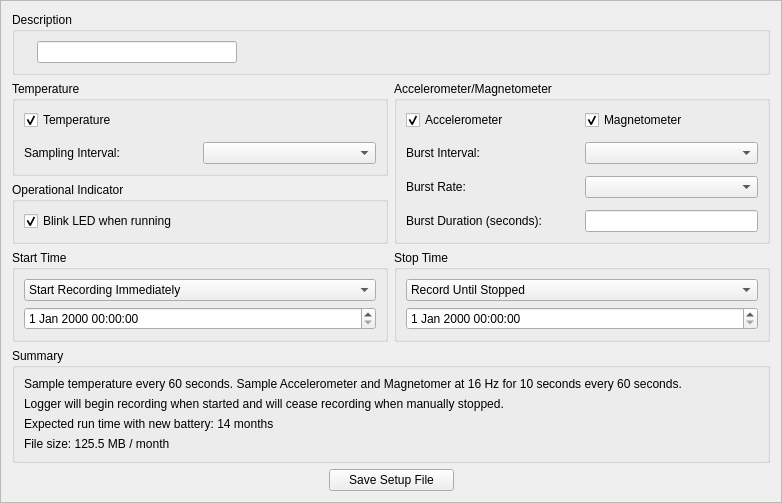
<?xml version="1.0" encoding="UTF-8"?>
<ui version="4.0">
 <class>Frame</class>
 <widget class="QFrame" name="Frame">
  <property name="geometry">
   <rect>
    <x>0</x>
    <y>0</y>
    <width>782</width>
    <height>493</height>
   </rect>
  </property>
  <property name="windowTitle">
   <string>Frame</string>
  </property>
  <property name="frameShape">
   <enum>QFrame::StyledPanel</enum>
  </property>
  <property name="frameShadow">
   <enum>QFrame::Raised</enum>
  </property>
  <layout class="QGridLayout" name="gridLayout" rowstretch="2,4,3,2,1,0">
   <item row="0" column="0" colspan="2">
    <widget class="QGroupBox" name="groupBox_6">
     <property name="title">
      <string>Description</string>
     </property>
     <layout class="QHBoxLayout" name="horizontalLayout">
      <item>
       <widget class="QLabel" name="label_12">
        <property name="text">
         <string/>
        </property>
       </widget>
      </item>
      <item>
       <widget class="QLineEdit" name="lineEdit_file_name">
        <property name="sizePolicy">
         <sizepolicy hsizetype="Fixed" vsizetype="Fixed">
          <horstretch>0</horstretch>
          <verstretch>0</verstretch>
         </sizepolicy>
        </property>
        <property name="minimumSize">
         <size>
          <width>200</width>
          <height>0</height>
         </size>
        </property>
        <property name="maximumSize">
         <size>
          <width>200</width>
          <height>16777215</height>
         </size>
        </property>
       </widget>
      </item>
      <item>
       <spacer name="horizontalSpacer">
        <property name="orientation">
         <enum>Qt::Horizontal</enum>
        </property>
        <property name="sizeHint" stdset="0">
         <size>
          <width>40</width>
          <height>20</height>
         </size>
        </property>
       </spacer>
      </item>
     </layout>
    </widget>
   </item>
   <item row="1" column="0">
    <widget class="QGroupBox" name="groupBox">
     <property name="title">
      <string>Temperature</string>
     </property>
     <layout class="QGridLayout" name="gridLayout_4" columnstretch="1,1">
      <property name="verticalSpacing">
       <number>12</number>
      </property>
      <item row="1" column="1">
       <widget class="QComboBox" name="comboBox_temp_interval"/>
      </item>
      <item row="1" column="0">
       <widget class="QLabel" name="label_5">
        <property name="text">
         <string>Sampling Interval:</string>
        </property>
       </widget>
      </item>
      <item row="2" column="0">
       <spacer name="verticalSpacer">
        <property name="orientation">
         <enum>Qt::Vertical</enum>
        </property>
        <property name="sizeHint" stdset="0">
         <size>
          <width>20</width>
          <height>40</height>
         </size>
        </property>
       </spacer>
      </item>
      <item row="0" column="0" colspan="2">
       <widget class="QCheckBox" name="checkBox_temperature">
        <property name="text">
         <string>Temperature</string>
        </property>
        <property name="checked">
         <bool>true</bool>
        </property>
       </widget>
      </item>
     </layout>
    </widget>
   </item>
   <item row="3" column="0">
    <widget class="QGroupBox" name="groupBox_3">
     <property name="title">
      <string>Start Time</string>
     </property>
     <layout class="QGridLayout" name="gridLayout_6">
      <item row="0" column="0">
       <widget class="QComboBox" name="comboBox_start_time">
        <item>
         <property name="text">
          <string>Start Recording Immediately</string>
         </property>
        </item>
       </widget>
      </item>
      <item row="1" column="0">
       <widget class="QDateTimeEdit" name="dateTimeEdit_start_time"/>
      </item>
     </layout>
    </widget>
   </item>
   <item row="3" column="1">
    <widget class="QGroupBox" name="groupBox_4">
     <property name="title">
      <string>Stop Time</string>
     </property>
     <layout class="QGridLayout" name="gridLayout_7">
      <item row="0" column="0">
       <widget class="QComboBox" name="comboBox_end_time">
        <item>
         <property name="text">
          <string>Record Until Stopped</string>
         </property>
        </item>
       </widget>
      </item>
      <item row="1" column="0">
       <widget class="QDateTimeEdit" name="dateTimeEdit_end_time"/>
      </item>
     </layout>
    </widget>
   </item>
   <item row="5" column="0" colspan="2">
    <layout class="QHBoxLayout" name="horizontalLayout_2">
     <item>
      <spacer name="horizontalSpacer_2">
       <property name="orientation">
        <enum>Qt::Horizontal</enum>
       </property>
       <property name="sizeHint" stdset="0">
        <size>
         <width>40</width>
         <height>20</height>
        </size>
       </property>
      </spacer>
     </item>
     <item>
      <widget class="QPushButton" name="pushButton_save">
       <property name="minimumSize">
        <size>
         <width>125</width>
         <height>0</height>
        </size>
       </property>
       <property name="text">
        <string>Save Setup File</string>
       </property>
      </widget>
     </item>
     <item>
      <spacer name="horizontalSpacer_3">
       <property name="orientation">
        <enum>Qt::Horizontal</enum>
       </property>
       <property name="sizeHint" stdset="0">
        <size>
         <width>40</width>
         <height>20</height>
        </size>
       </property>
      </spacer>
     </item>
    </layout>
   </item>
   <item row="4" column="0" colspan="2">
    <widget class="QGroupBox" name="groupBox_5">
     <property name="title">
      <string>Summary</string>
     </property>
     <layout class="QGridLayout" name="gridLayout_8">
      <item row="3" column="0">
       <widget class="QLabel" name="label_11">
        <property name="text">
         <string>File size: 125.5 MB / month</string>
        </property>
       </widget>
      </item>
      <item row="2" column="0">
       <widget class="QLabel" name="label_10">
        <property name="text">
         <string>Expected run time with new battery: 14 months</string>
        </property>
       </widget>
      </item>
      <item row="0" column="0">
       <widget class="QLabel" name="label_9">
        <property name="text">
         <string>Sample temperature every 60 seconds. Sample Accelerometer and Magnetomer at 16 Hz for 10 seconds every 60 seconds. </string>
        </property>
        <property name="wordWrap">
         <bool>true</bool>
        </property>
       </widget>
      </item>
      <item row="1" column="0">
       <widget class="QLabel" name="label_13">
        <property name="text">
         <string>Logger will begin recording when started and will cease recording when manually stopped.</string>
        </property>
       </widget>
      </item>
     </layout>
    </widget>
   </item>
   <item row="2" column="0">
    <widget class="QGroupBox" name="groupBox_7">
     <property name="title">
      <string>Operational Indicator</string>
     </property>
     <layout class="QVBoxLayout" name="verticalLayout">
      <item>
       <widget class="QCheckBox" name="checkBox_led">
        <property name="text">
         <string>Blink LED when running</string>
        </property>
        <property name="checked">
         <bool>true</bool>
        </property>
       </widget>
      </item>
     </layout>
    </widget>
   </item>
   <item row="1" column="1" rowspan="2">
    <widget class="QGroupBox" name="groupBox_2">
     <property name="title">
      <string>Accelerometer/Magnetometer</string>
     </property>
     <layout class="QGridLayout" name="gridLayout_5" columnstretch="1,1">
      <property name="verticalSpacing">
       <number>12</number>
      </property>
      <item row="0" column="0">
       <widget class="QCheckBox" name="checkBox_accelerometer">
        <property name="text">
         <string>Accelerometer</string>
        </property>
        <property name="checked">
         <bool>true</bool>
        </property>
       </widget>
      </item>
      <item row="3" column="1">
       <widget class="QLineEdit" name="lineEdit_burst_duration">
        <property name="sizePolicy">
         <sizepolicy hsizetype="Preferred" vsizetype="Fixed">
          <horstretch>0</horstretch>
          <verstretch>0</verstretch>
         </sizepolicy>
        </property>
       </widget>
      </item>
      <item row="2" column="0">
       <widget class="QLabel" name="label_6">
        <property name="text">
         <string>Burst Rate:</string>
        </property>
       </widget>
      </item>
      <item row="1" column="0">
       <widget class="QLabel" name="label_7">
        <property name="text">
         <string>Burst Interval:</string>
        </property>
       </widget>
      </item>
      <item row="0" column="1">
       <widget class="QCheckBox" name="checkBox_magnetometer">
        <property name="text">
         <string>Magnetometer</string>
        </property>
        <property name="checked">
         <bool>true</bool>
        </property>
       </widget>
      </item>
      <item row="3" column="0">
       <widget class="QLabel" name="label_8">
        <property name="text">
         <string>Burst Duration (seconds):</string>
        </property>
       </widget>
      </item>
      <item row="1" column="1">
       <widget class="QComboBox" name="comboBox_orient_interval"/>
      </item>
      <item row="2" column="1">
       <widget class="QComboBox" name="comboBox_orient_burst_rate"/>
      </item>
      <item row="4" column="0">
       <spacer name="verticalSpacer_2">
        <property name="orientation">
         <enum>Qt::Vertical</enum>
        </property>
        <property name="sizeHint" stdset="0">
         <size>
          <width>20</width>
          <height>40</height>
         </size>
        </property>
       </spacer>
      </item>
     </layout>
    </widget>
   </item>
  </layout>
 </widget>
 <resources/>
 <connections/>
</ui>
